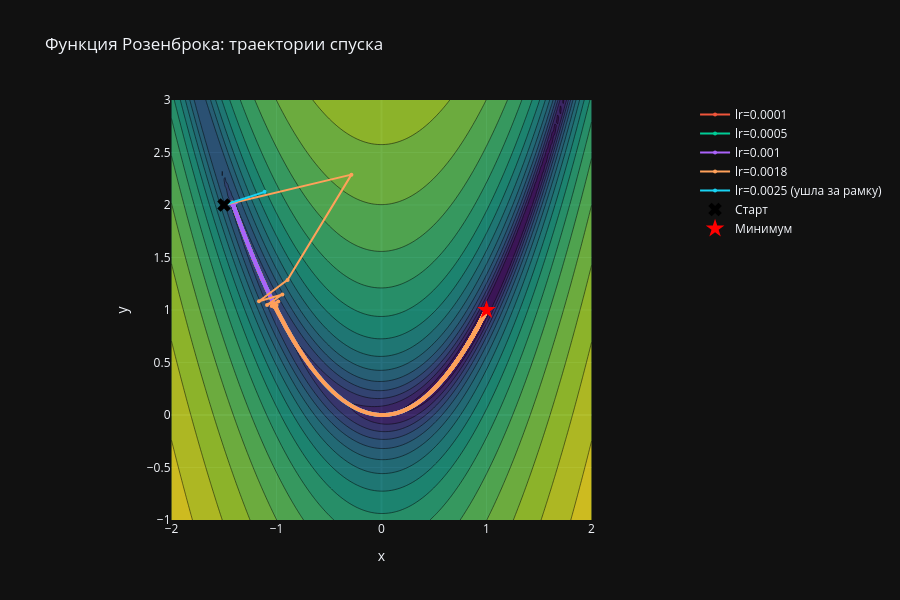
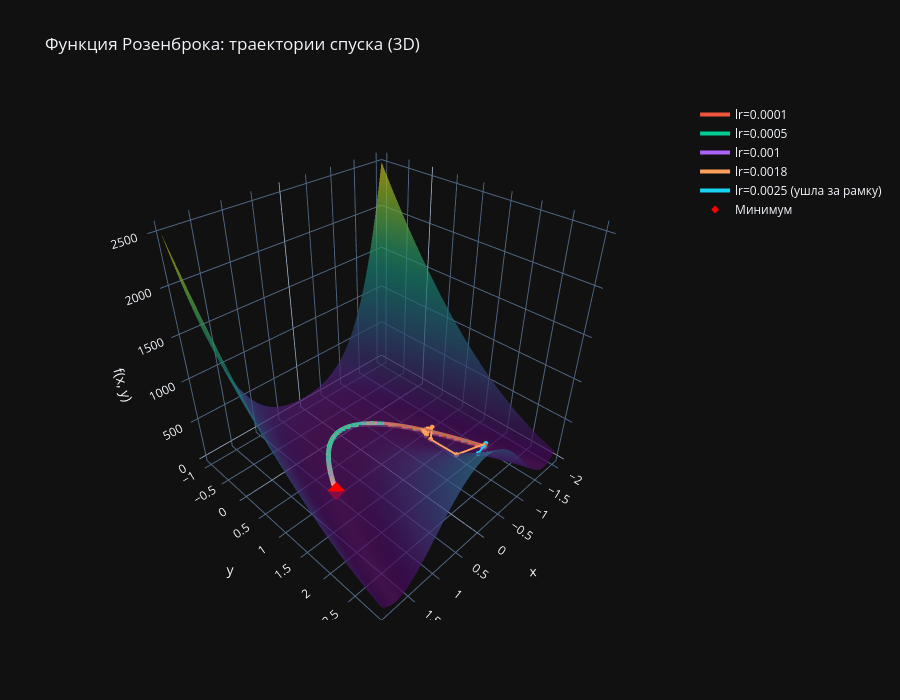

Source (notebook cell) for these figures, in order:
### Code cell
x_range = np.linspace(-2, 2, 150)
y_range = np.linspace(-1, 3, 150)

plot_gd_2d(rosenbrock_loss, results_rosen, x_range, y_range,
           title='Функция Розенброка: траектории спуска', min_point=(1, 1))
plot_gd_3d(rosenbrock_loss, results_rosen, x_range, y_range,
           title='Функция Розенброка: траектории спуска (3D)', min_point=(1, 1))

### Figure 1 — Plotly figure (JSON) as saved in the notebook; plotly's stock layout.template omitted (floating-point values rounded to 4 significant figures; data arrays with more than 128 entries replaced by an {"elided": "..."} marker saying what was removed)
{"data": [{"colorscale": [[0.0, "#440154"], [0.1111, "#482878"], [0.2222, "#3e4989"], [0.3333, "#31688e"], [0.4444, "#26828e"], [0.5556, "#1f9e89"], [0.6667, "#35b779"], [0.7778, "#6ece58"], [0.8889, "#b5de2b"], [1.0, "#fde725"]], "hoverinfo": "skip", "ncontours": 30, "opacity": 0.8, "showscale": false, "x": {"elided": "150 float values"}, "y": {"elided": "150 float values"}, "z": {"elided": "150x150 float values"}, "type": "contour"}, {"line": {"width": 2}, "marker": {"size": 4}, "mode": "lines+markers", "name": "lr=0.0001", "x": {"elided": "2001 float values"}, "y": {"elided": "2001 float values"}, "type": "scatter"}, {"line": {"width": 2}, "marker": {"size": 4}, "mode": "lines+markers", "name": "lr=0.0005", "x": {"elided": "2001 float values"}, "y": {"elided": "2001 float values"}, "type": "scatter"}, {"line": {"width": 2}, "marker": {"size": 4}, "mode": "lines+markers", "name": "lr=0.001", "x": {"elided": "2001 float values"}, "y": {"elided": "2001 float values"}, "type": "scatter"}, {"line": {"width": 2}, "marker": {"size": 4}, "mode": "lines+markers", "name": "lr=0.0018", "x": {"elided": "2744 float values"}, "y": {"elided": "2744 float values"}, "type": "scatter"}, {"line": {"width": 2}, "marker": {"size": 4}, "mode": "lines+markers", "name": "lr=0.0025 (ушла за рамку)", "x": [-1.5, -1.113], "y": [2.0, 2.125], "type": "scatter"}, {"marker": {"color": "black", "size": 12, "symbol": "x"}, "mode": "markers", "name": "Старт", "x": [-1.5], "y": [2.0], "type": "scatter"}, {"marker": {"color": "red", "size": 14, "symbol": "star"}, "mode": "markers", "name": "Минимум", "x": [1], "y": [1], "type": "scatter"}], "layout": {"xaxis": {"title": {"text": "x"}, "range": [-2.0, 2.0], "constrain": "domain"}, "yaxis": {"title": {"text": "y"}, "range": [-1.0, 3.0], "constrain": "domain", "scaleanchor": "x", "scaleratio": 1}, "title": {"text": "Функция Розенброка: траектории спуска"}, "height": 600}}

### Figure 2 — Plotly figure (JSON) as saved in the notebook; plotly's stock layout.template omitted (floating-point values rounded to 4 significant figures; data arrays with more than 128 entries replaced by an {"elided": "..."} marker saying what was removed)
{"data": [{"colorscale": [[0.0, "#440154"], [0.1111, "#482878"], [0.2222, "#3e4989"], [0.3333, "#31688e"], [0.4444, "#26828e"], [0.5556, "#1f9e89"], [0.6667, "#35b779"], [0.7778, "#6ece58"], [0.8889, "#b5de2b"], [1.0, "#fde725"]], "opacity": 0.7, "showscale": false, "x": {"elided": "150 float values"}, "y": {"elided": "150 float values"}, "z": {"elided": "150x150 float values"}, "type": "surface"}, {"line": {"width": 4}, "marker": {"size": 3}, "mode": "lines+markers", "name": "lr=0.0001", "x": {"elided": "2001 float values"}, "y": {"elided": "2001 float values"}, "z": {"elided": "2001 float values"}, "type": "scatter3d"}, {"line": {"width": 4}, "marker": {"size": 3}, "mode": "lines+markers", "name": "lr=0.0005", "x": {"elided": "2001 float values"}, "y": {"elided": "2001 float values"}, "z": {"elided": "2001 float values"}, "type": "scatter3d"}, {"line": {"width": 4}, "marker": {"size": 3}, "mode": "lines+markers", "name": "lr=0.001", "x": {"elided": "2001 float values"}, "y": {"elided": "2001 float values"}, "z": {"elided": "2001 float values"}, "type": "scatter3d"}, {"line": {"width": 4}, "marker": {"size": 3}, "mode": "lines+markers", "name": "lr=0.0018", "x": {"elided": "2744 float values"}, "y": {"elided": "2744 float values"}, "z": {"elided": "2744 float values"}, "type": "scatter3d"}, {"line": {"width": 4}, "marker": {"size": 3}, "mode": "lines+markers", "name": "lr=0.0025 (ушла за рамку)", "x": [-1.5, -1.113], "y": [2.0, 2.125], "z": [12.5, 83.2], "type": "scatter3d"}, {"marker": {"color": "red", "size": 6, "symbol": "diamond"}, "mode": "markers", "name": "Минимум", "x": [1], "y": [1], "z": [0.0], "type": "scatter3d"}], "layout": {"title": {"text": "Функция Розенброка: траектории спуска (3D)"}, "height": 700, "scene": {"xaxis": {"title": {"text": "x"}}, "yaxis": {"title": {"text": "y"}}, "zaxis": {"title": {"text": "f(x, y)"}}}}}
